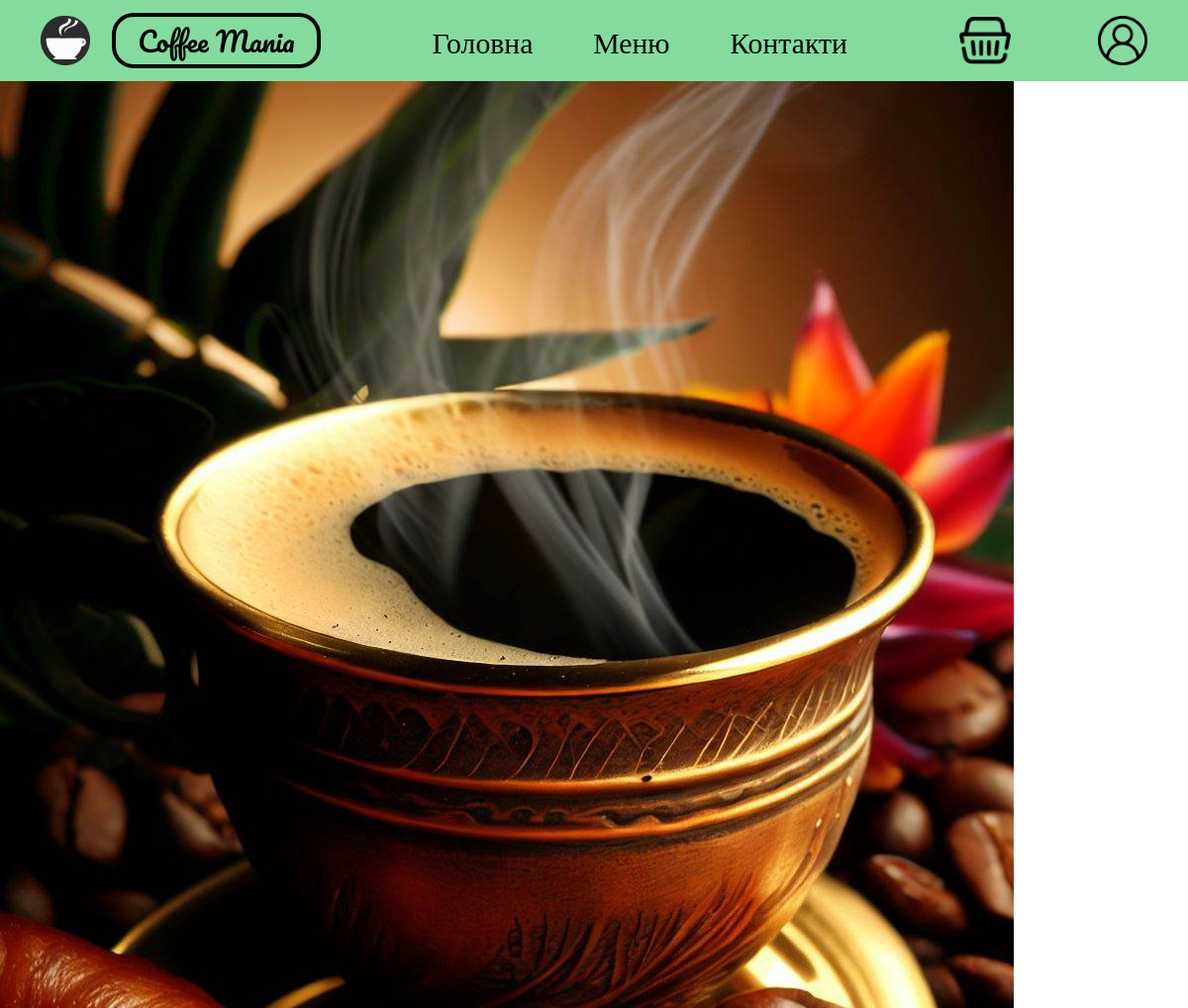
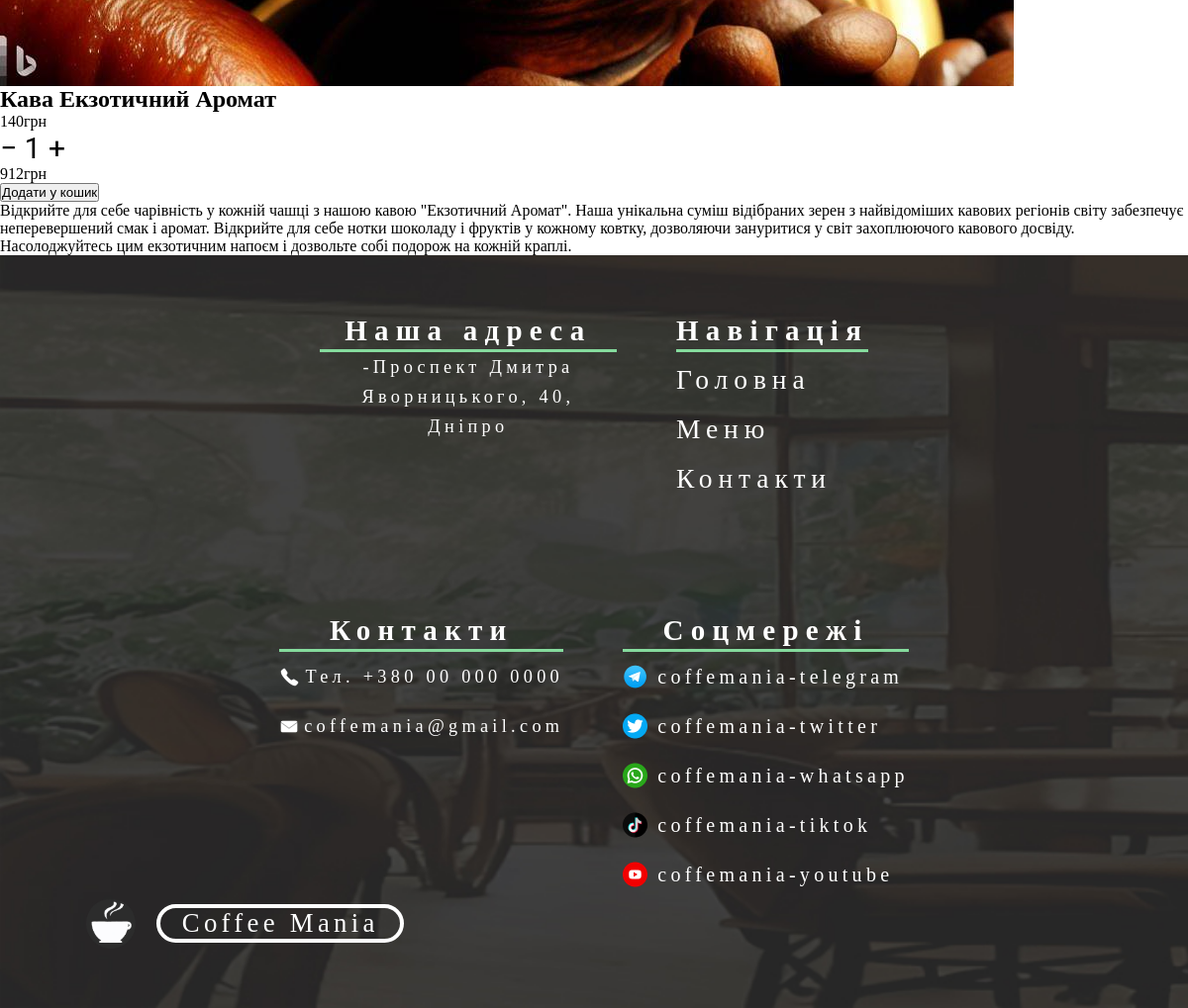
/menu/8, run on the app's committed database (2 pictures, top to bottom).
### shop/models.py (models this page shows, shortened)
class Product(models.Model):
    name = models.CharField(max_length=255)
    image = models.ImageField(upload_to= "products")
    description = models.TextField()
    price = models.CharField(max_length=255)
    def get_absolute_url(self):
        return reverse('product', kwargs = {'product_pk': self.pk})

### shop/views.py (the view, shortened to what this page needs)
# urls.py: path('menu/<product_pk>', show_product, name = 'product'),
def show_product(request, product_pk):
    product = get_object_or_404(Product, pk=product_pk)
    return render(request, 'product/product.html', context={'product': product})

### shop/templates/product/product.html (shortened to what this page needs)
{% extends 'base/base.html' %}
{% load static %}
{% block css %}
<link rel="stylesheet" href="{% static 'shop/shop.css' %}">{% endblock %}
{% block content %}
<div id="content">
    <div class="product-row">
        <div class="product-main">
            <img src="{{ product.image.url }}" alt="{{ product.name }}">
            <div class="product-name-price">
                <h2>{{ product.name }}</h2>
                <p class="product-price">{{ product.price }}грн</p>
            </div>
            <div class="product-buttons">
                <form method="post" id="basket_form">
                    <div class="product-amount-totalprice">
                        <p class="product-amount-main">
                            <span data-value="-1" class="change-amount-main minus-main">&minus;</span>
                            <span class="amount">1</span>
                            <span data-value="+1" class="change-amount-main plus-main">&plus;</span>
                        </p>
                        <p class="product-totalprice">912грн</p>
                    </div>
                    <button class="add-product-button" value="{{ product.get_absolute_url }}">Додати у кошик</button>
                </form>
            </div>
        </div>
        <div class="product-description">
            <p>{{ product.description }}</p>
        </div>
    </div>
</div>
{% endblock %}

### user_interface/static/base/base.css (style rules this page uses)
* { margin: 0; padding: 0; box-sizing: border-box; }
body { overflow-x: hidden; }

### shop/static/shop/shop.css (style rules this page uses)
.minus-main, .plus-main { cursor: pointer;; }
.product-amount-main { font-family: 'Roboto'; font-style: normal; font-size: 30; text-decoration: none; }
.product-amount-main { user-select: none; -webkit-user-select: none; -moz-user-select: none; -ms-user-select: none; user-select: none; }

### data on the page
Product: image (picture), name "Кава Екзотичний Аромат", price "140", description "Відкрийте для себе чарівність у кожній чашці з нашою кавою \"Екзотичний Аромат\". Наша унікальна суміш відібраних зерен з найвідоміших кавових регіонів світу забезпечує неперевершений смак і аромат. Відкрийте для себе нотки шоколаду і фруктів у кожному ковтку, дозволяючи зануритися у світ захоплюючого кавового досвіду. Насолоджуйтесь цим екзотичним напоєм і дозвольте собі подорож на кожній краплі."
